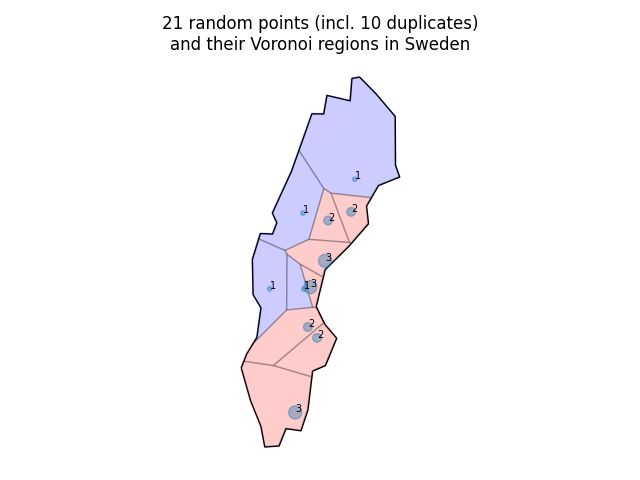

Here is the Python script that generated this plot:
"""
Example script to show how to handle duplicate points for which Voronoi regions should be generated.

Duplicate points, i.e. points with exactly the same coordinates will belong to the same Voronoi region.

Author: Markus Konrad <[email redacted]>
January 2021
"""


import logging

import matplotlib.pyplot as plt
import numpy as np
import geopandas as gpd

from geovoronoi import coords_to_points, points_to_coords, voronoi_regions_from_coords, points_to_region
from geovoronoi.plotting import subplot_for_map, plot_voronoi_polys_with_points_in_area


logging.basicConfig(level=logging.INFO)
geovoronoi_log = logging.getLogger('geovoronoi')
geovoronoi_log.setLevel(logging.INFO)
geovoronoi_log.propagate = True


#%%

N_POINTS = 20
N_DUPL = 10
COUNTRY = 'Sweden'

np.random.seed(123)

print('loading country `%s` from naturalearth_lowres' % COUNTRY)
world = gpd.read_file(gpd.datasets.get_path('naturalearth_lowres'))
area = world[world.name == COUNTRY]
assert len(area) == 1

print('CRS:', area.crs)   # gives epsg:4326 -> WGS 84

area = area.to_crs(epsg=3395)    # convert to World Mercator CRS
area_shape = area.iloc[0].geometry   # get the Polygon

# generate some random points within the bounds
minx, miny, maxx, maxy = area_shape.bounds

randx = np.random.uniform(minx, maxx, N_POINTS)
randy = np.random.uniform(miny, maxy, N_POINTS)
coords = np.vstack((randx, randy)).T

# use only the points inside the geographic area
pts = [p for p in coords_to_points(coords) if p.within(area_shape)]  # converts to shapely Point

print('will use %d of %d randomly generated points that are inside geographic area' % (len(pts), N_POINTS))
coords = points_to_coords(pts)   # convert back to simple NumPy coordinate array

del pts

# duplicate a few points

rand_dupl_ind = np.random.randint(len(coords), size=N_DUPL)
coords = np.concatenate((coords, coords[rand_dupl_ind]))

print('duplicated %d random points -> we have %d coordinates now' % (N_DUPL, len(coords)))


#%%

#
# calculate the Voronoi regions, cut them with the geographic area shape and assign the points to them
#
# the duplicate coordinates will belong to the same voronoi region
#

poly_shapes, poly_to_pt_assignments = voronoi_regions_from_coords(coords, area_shape)

# poly_to_pt_assignments is a nested list because a voronoi region might contain several (duplicate) points

print('\n\nvoronoi region to points assignments:')
for i_poly, pt_indices in poly_to_pt_assignments.items():
    print('> voronoi region', i_poly, '-> points', str(pt_indices))

print('\n\npoints to voronoi region assignments:')
pts_to_poly_assignments = points_to_region(poly_to_pt_assignments)
for i_pt, i_poly in pts_to_poly_assignments.items():
    print('> point ', i_pt, '-> voronoi region', i_poly)


#%%

#
# plotting
#

# make point labels: counts of duplicate assignments per points
count_per_pt = {pt_indices[0]: len(pt_indices) for pt_indices in poly_to_pt_assignments.values()}
pt_labels = list(map(str, count_per_pt.values()))
distinct_pt_coords = coords[np.asarray(list(count_per_pt.keys()))]

# highlight voronoi regions with point duplicates
vor_colors = {i_poly: (1,0,0) if len(pt_indices) > 1 else (0,0,1)
              for i_poly, pt_indices in poly_to_pt_assignments.items()}

fig, ax = subplot_for_map()

plot_voronoi_polys_with_points_in_area(ax, area_shape, poly_shapes, distinct_pt_coords,
                                       plot_voronoi_opts={'alpha': 0.2},
                                       plot_points_opts={'alpha': 0.4},
                                       voronoi_color=vor_colors,
                                       voronoi_edgecolor=(0,0,0,1),
                                       point_labels=pt_labels,
                                       points_markersize=np.square(np.array(list(count_per_pt.values())))*10)

ax.set_title('%d random points (incl. %d duplicates)\nand their Voronoi regions in %s' % (len(coords), N_DUPL, COUNTRY))

plt.tight_layout()
plt.savefig('duplicate_points.png')
plt.show()
